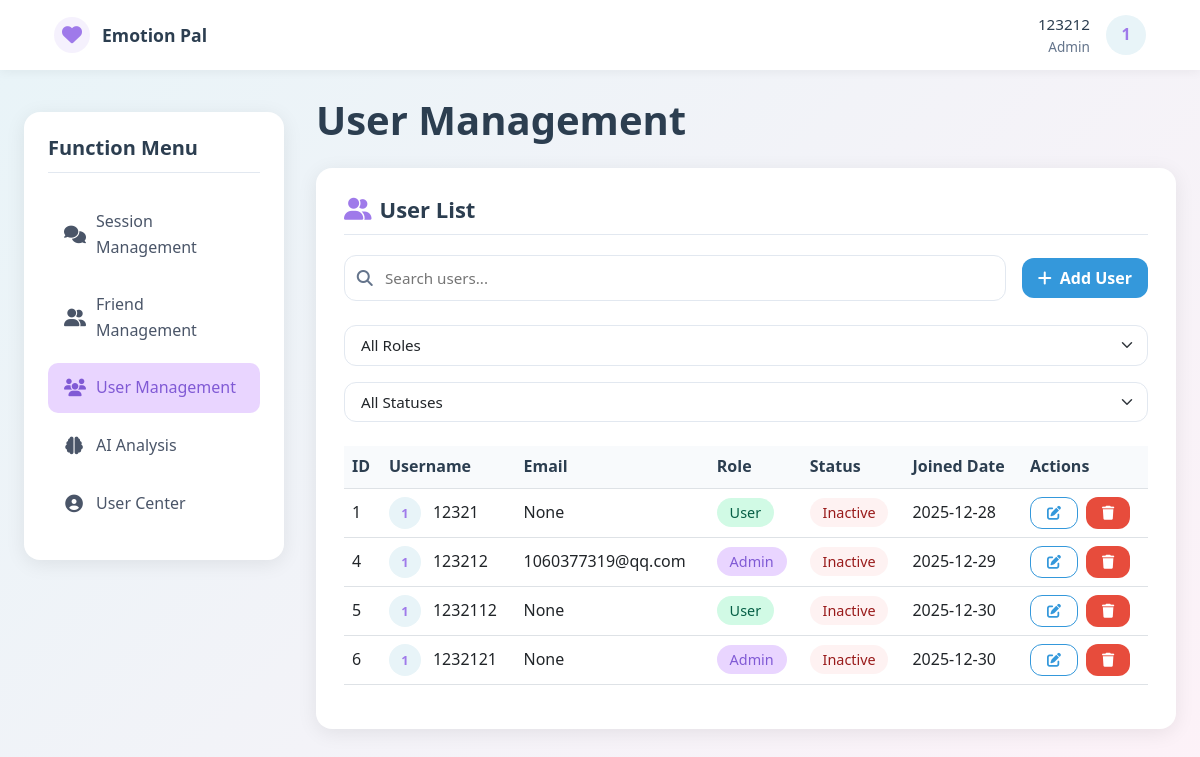
The page /user_management (signed in) on the database as committed earlier.
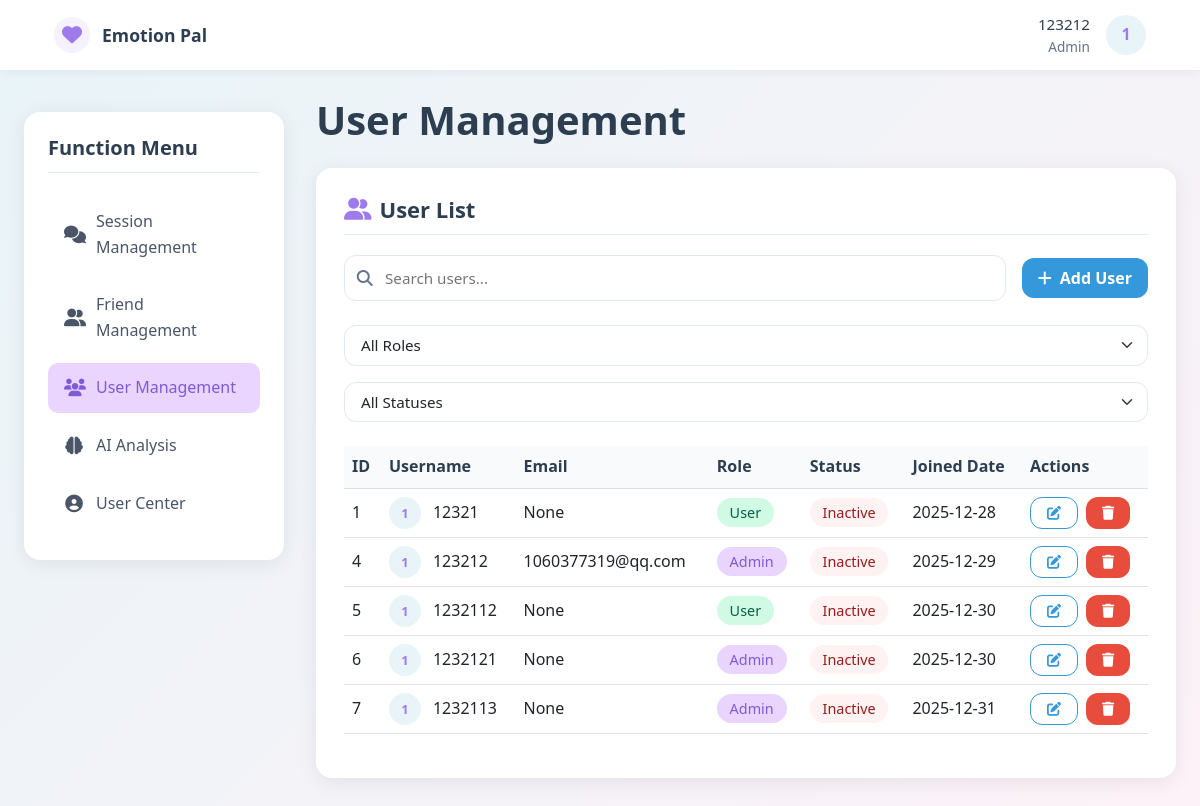
The same page on the database as committed later.
### models.py (models this page shows, shortened)
class User(db.Model):
    __tablename__ = 'users'  # 显式指定表名（复数，避免歧义）| Explicitly specify table name (plural to avoid ambiguity)
    id = db.Column(db.Integer, primary_key=True, autoincrement=True)
    username = db.Column(db.String(20), unique=True, nullable=False, comment='用户名（唯一）| Username (unique)')
    password = db.Column(db.String(255), nullable=False, comment='加密后的密码| Encrypted password')
    role = db.Column(db.String(10), nullable=False, default='user', comment='角色：admin/agent/user| Role: admin/agent/user')
    email = db.Column(db.String(120), unique=True, nullable=True, comment='邮箱（可选，唯一）| Email (optional, unique)')
    phone = db.Column(db.String(11), unique=True, nullable=True, comment='手机号（可选，唯一）| Phone number (optional, unique)')
    real_name = db.Column(db.String(30), nullable=True, comment='真实姓名| Real name')
    avatar = db.Column(db.String(255), nullable=True, comment='头像URL| Avatar URL')
    is_active = db.Column(db.Boolean, default=True, comment='是否激活（禁用/启用）| Whether activated (disabled/enabled)')
    is_deleted = db.Column(db.Boolean, default=False, comment='软删除标记| Soft deletion flag')
    created_at = db.Column(db.DateTime, default=lambda: datetime.now(UTC), comment='创建时间（UTC）| Creation time (UTC)')
    updated_at = db.Column(db.DateTime, default=lambda: datetime.now(UTC), onupdate=lambda: datetime.now(UTC),
                           comment='更新时间| Update time')
    last_login_at = db.Column(db.DateTime, nullable=True, comment='最后登录时间| Last login time')
    initiated_chat_sessions = db.relationship(
        'ChatSession',
        foreign_keys='ChatSession.user_id',
        back_populates='initiator',
        lazy=True,
        cascade='all, delete-orphan'
    )
    handled_chat_sessions = db.relationship(
        'ChatSession',
        foreign_keys='ChatSession.agent_id',
        back_populates='handler',
        lazy=True,
        cascade='all, delete-orphan'
    )
    applied_appointments = db.relationship(
        'Appointment',
        foreign_keys='Appointment.user_id',
        back_populates='applicant',
        lazy=True
    )
    assigned_appointments = db.relationship(
        'Appointment',
        foreign_keys='Appointment.agent_id',
        back_populates='assigned_agent',
        lazy=True
    )
    friend_requests_sent = db.relationship(
        'FriendRelation',
        foreign_keys='FriendRelation.user_id',
        back_populates='user',
        lazy='dynamic',
        cascade='all, delete-orphan'
    )
    friend_requests_received = db.relationship(
        'FriendRelation',
        foreign_keys='FriendRelation.friend_id',
        back_populates='friend',
        lazy='dynamic',
        cascade='all, delete-orphan'
    )

### routes.py (the view)
    @app.route('/user_management')
    def user_management():
        if 'user_id' not in session or session['role'] != 'admin':
            flash('Permission denied', 'error')
            return redirect(url_for('login'))
        users = User.query.filter(User.is_deleted == False).all()
        return render_template('user_management.html', users=users)

### templates/user_management.html (shortened to what the changed rows need)
<!DOCTYPE html>
<html lang="en">
<head>
    <link href="https://cdn.jsdelivr.net/npm/bootstrap@5.3.0/dist/css/bootstrap.min.css" rel="stylesheet">
    <link rel="stylesheet" href="https://cdnjs.cloudflare.com/ajax/libs/font-awesome/6.4.0/css/all.min.css">
</head>
<body>
    <div class="main-container">
        <div class="content-area">
            <div class="dashboard-header">
                <h1>User Management</h1>
            </div>
            <div class="section-card">
                <h2><i class="fas fa-user-friends"></i> User List</h2>
                <div class="table-responsive">
                    <table class="table table-hover">
                        <thead>
                            <tr>
                                <th>ID</th>
                                <th>Username</th>
                                <th>Email</th>
                                <th>Role</th>
                                <th>Status</th>
                                <th>Joined Date</th>
                                <th>Actions</th>
                            </tr>
                        </thead>
                        <tbody>
                            {% for user in users %}
                            <tr>
                                <td>{{ user.id }}</td>
                                <td>
                                    <div style="display: flex; align-items: center; gap: 0.75rem;">
                                        <div class="user-avatar" style="width: 32px; height: 32px; font-size: 0.8rem;">
                                            {{ user.username[0] | upper }}
                                        </div>
                                        {{ user.username }}
                                    </div>
                                </td>
                                <td>{{ user.email }}</td>
                                <td>
                                    <span class="status-badge" style="background-color:
                                        {% if user.role == 'admin' %}#E9D5FF{% elif user.role == 'agent' %}#DBEAFE{% else %}#D1FAE5{% endif %};
                                        color: {% if user.role == 'admin' %}#805AD5{% elif user.role == 'agent' %}#1E40AF{% else %}#065F46{% endif %};">
                                        {{ user.role | title }}
                                    </span>
                                </td>
                                <td>
                                    <span class="status-badge" style="background-color: {{ ' #D1FAE5' if user.active else '#FEF2F2' }};
                                        color: {{ '#065F46' if user.active else '#991B1B' }};">
                                        {{ 'Active' if user.active else 'Inactive' }}
                                    </span>
                                </td>
                                <td>{{ user.created_at.strftime('%Y-%m-%d') }}</td>
                                <td>
                                    <div style="display: flex; gap: 0.5rem;">
                                        <button class="btn btn-outline-primary btn-sm" data-bs-toggle="modal" data-bs-target="#editUserModal{{ user.id }}">
                                            <i class="fas fa-edit"></i>
                                        </button>
                                        <a href="/admin/delete_user/{{ user.id }}" class="btn btn-danger btn-sm" onclick="return confirm('Are you sure you want to delete this user?')">
                                            <i class="fas fa-trash"></i>
                                        </a>
                                    </div>
                                </td>
                            </tr>
                            {% endfor %}
                        </tbody>
                    </table>
                </div>
            </div>
        </div>
    </div>
</body>
</html>

Rows that differ between the two databases and show on the page:
added User: id "7", username "1", username "1232113", email "None", role "Admin", active "Inactive", created_at "2025-12-31"
